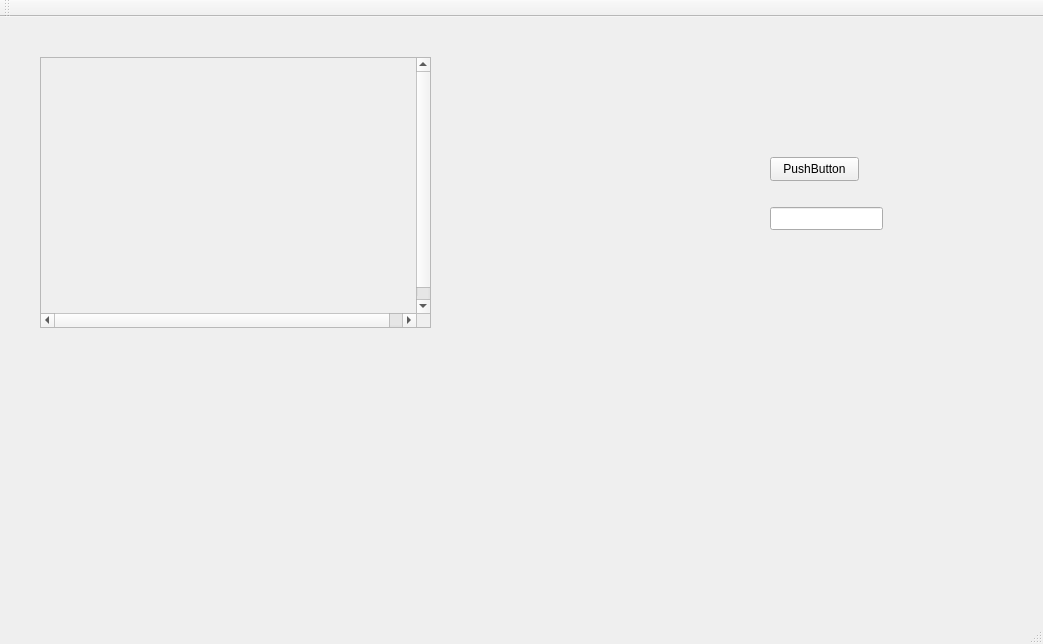
<?xml version="1.0" encoding="UTF-8"?>
<ui version="4.0">
 <class>MainWindow</class>
 <widget class="QMainWindow" name="MainWindow">
  <property name="geometry">
   <rect>
    <x>0</x>
    <y>0</y>
    <width>1043</width>
    <height>644</height>
   </rect>
  </property>
  <property name="windowTitle">
   <string>MainWindow</string>
  </property>
  <widget class="QWidget" name="centralWidget">
   <widget class="QPushButton" name="pushButton">
    <property name="geometry">
     <rect>
      <x>770</x>
      <y>140</y>
      <width>89</width>
      <height>24</height>
     </rect>
    </property>
    <property name="text">
     <string>PushButton</string>
    </property>
   </widget>
   <widget class="QLineEdit" name="lineEdit">
    <property name="geometry">
     <rect>
      <x>770</x>
      <y>190</y>
      <width>113</width>
      <height>23</height>
     </rect>
    </property>
   </widget>
   <widget class="QScrollArea" name="scrollArea">
    <property name="geometry">
     <rect>
      <x>40</x>
      <y>40</y>
      <width>391</width>
      <height>271</height>
     </rect>
    </property>
    <property name="verticalScrollBarPolicy">
     <enum>Qt::ScrollBarAlwaysOn</enum>
    </property>
    <property name="horizontalScrollBarPolicy">
     <enum>Qt::ScrollBarAlwaysOn</enum>
    </property>
    <property name="widgetResizable">
     <bool>false</bool>
    </property>
    <widget class="QWidget" name="scrollAreaWidgetContents">
     <property name="geometry">
      <rect>
       <x>0</x>
       <y>0</y>
       <width>389</width>
       <height>269</height>
      </rect>
     </property>
     <widget class="QLabel" name="label">
      <property name="geometry">
       <rect>
        <x>-20</x>
        <y>-30</y>
        <width>661</width>
        <height>511</height>
       </rect>
      </property>
      <property name="text">
       <string/>
      </property>
     </widget>
    </widget>
   </widget>
  </widget>
  <widget class="QMenuBar" name="menuBar">
   <property name="geometry">
    <rect>
     <x>0</x>
     <y>0</y>
     <width>1043</width>
     <height>22</height>
    </rect>
   </property>
  </widget>
  <widget class="QToolBar" name="mainToolBar">
   <attribute name="toolBarArea">
    <enum>TopToolBarArea</enum>
   </attribute>
   <attribute name="toolBarBreak">
    <bool>false</bool>
   </attribute>
  </widget>
  <widget class="QStatusBar" name="statusBar"/>
 </widget>
 <layoutdefault spacing="6" margin="11"/>
 <resources/>
 <connections/>
</ui>
